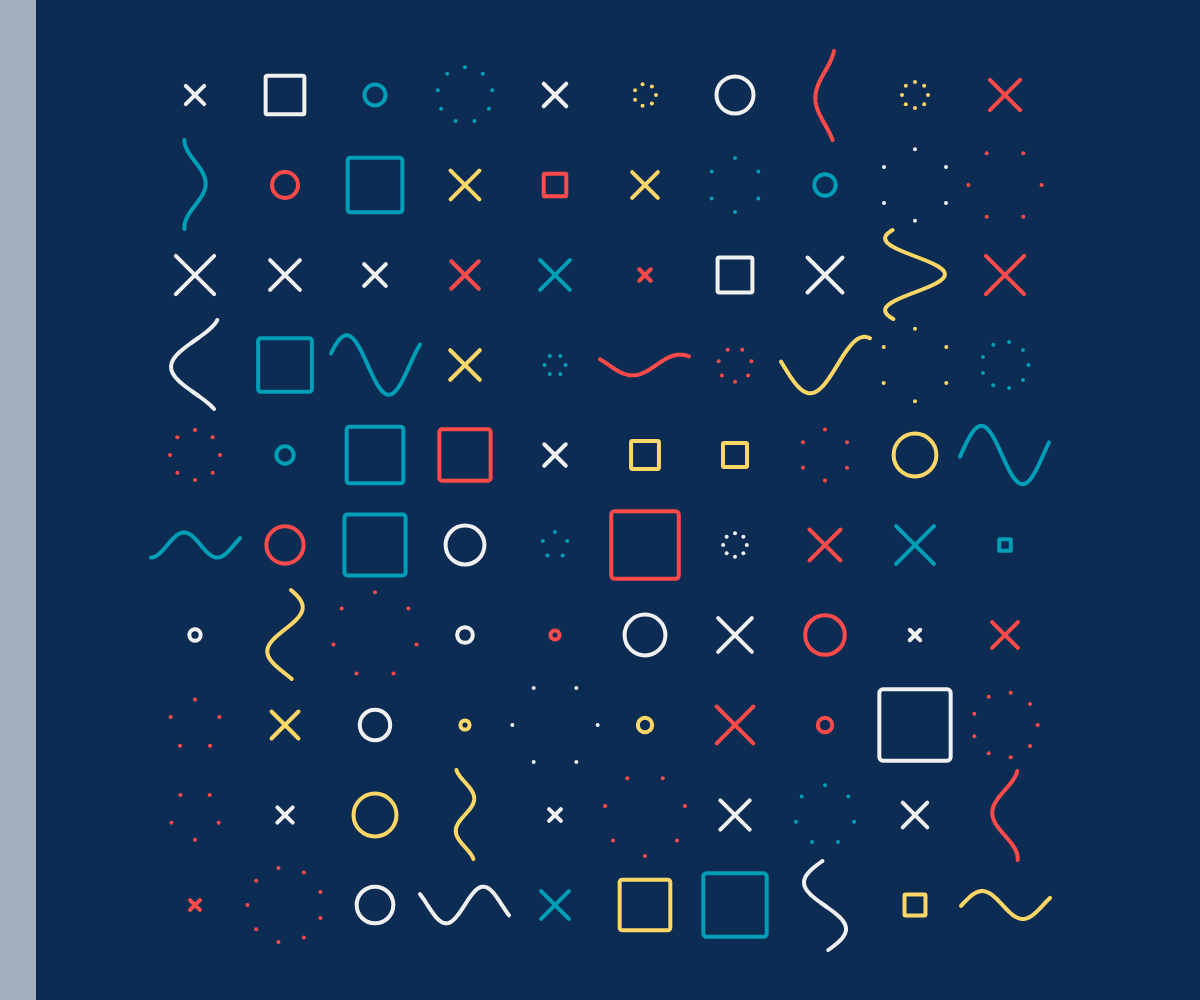
Frame 1 (no input)
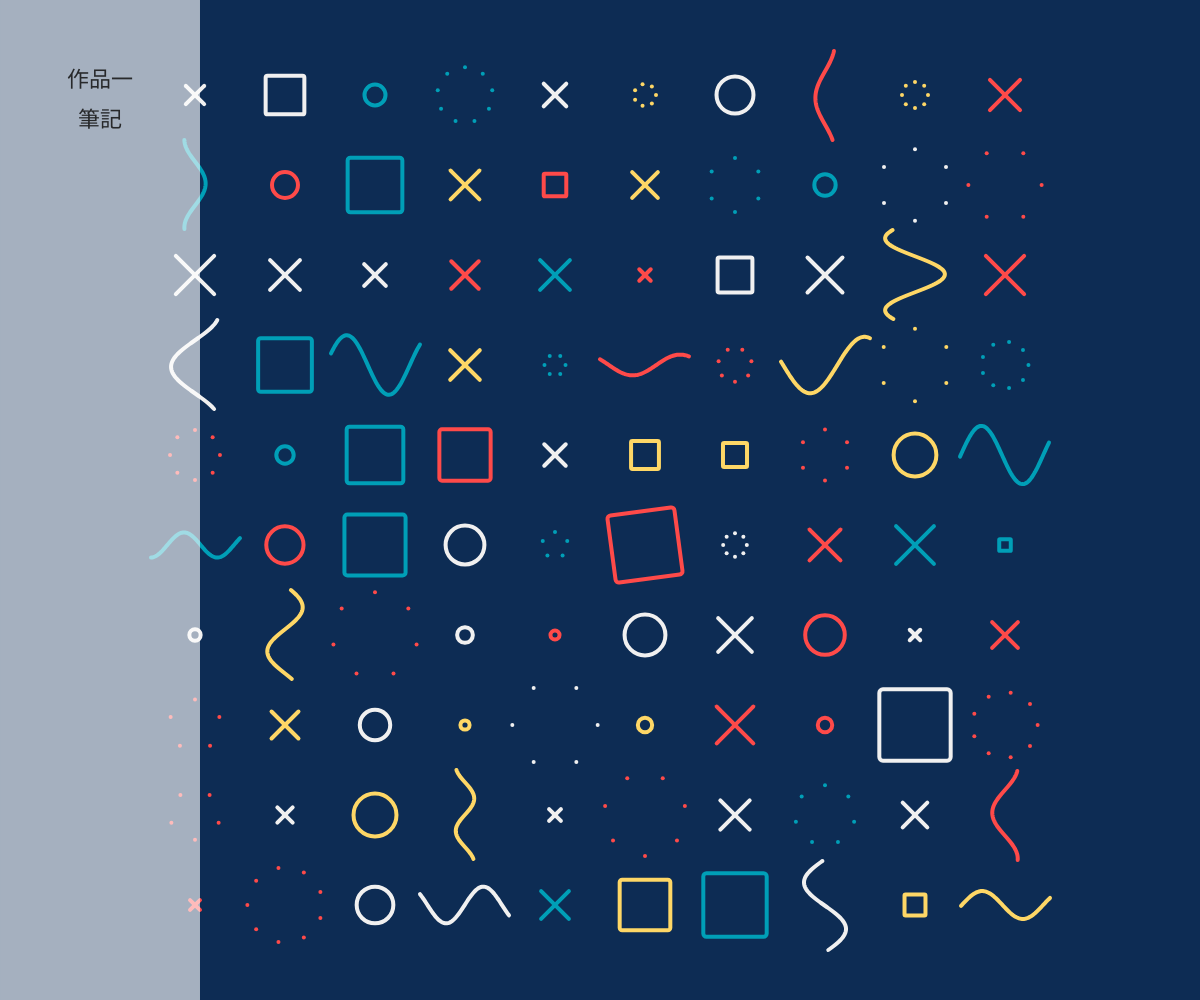
Frame 60 (no input)
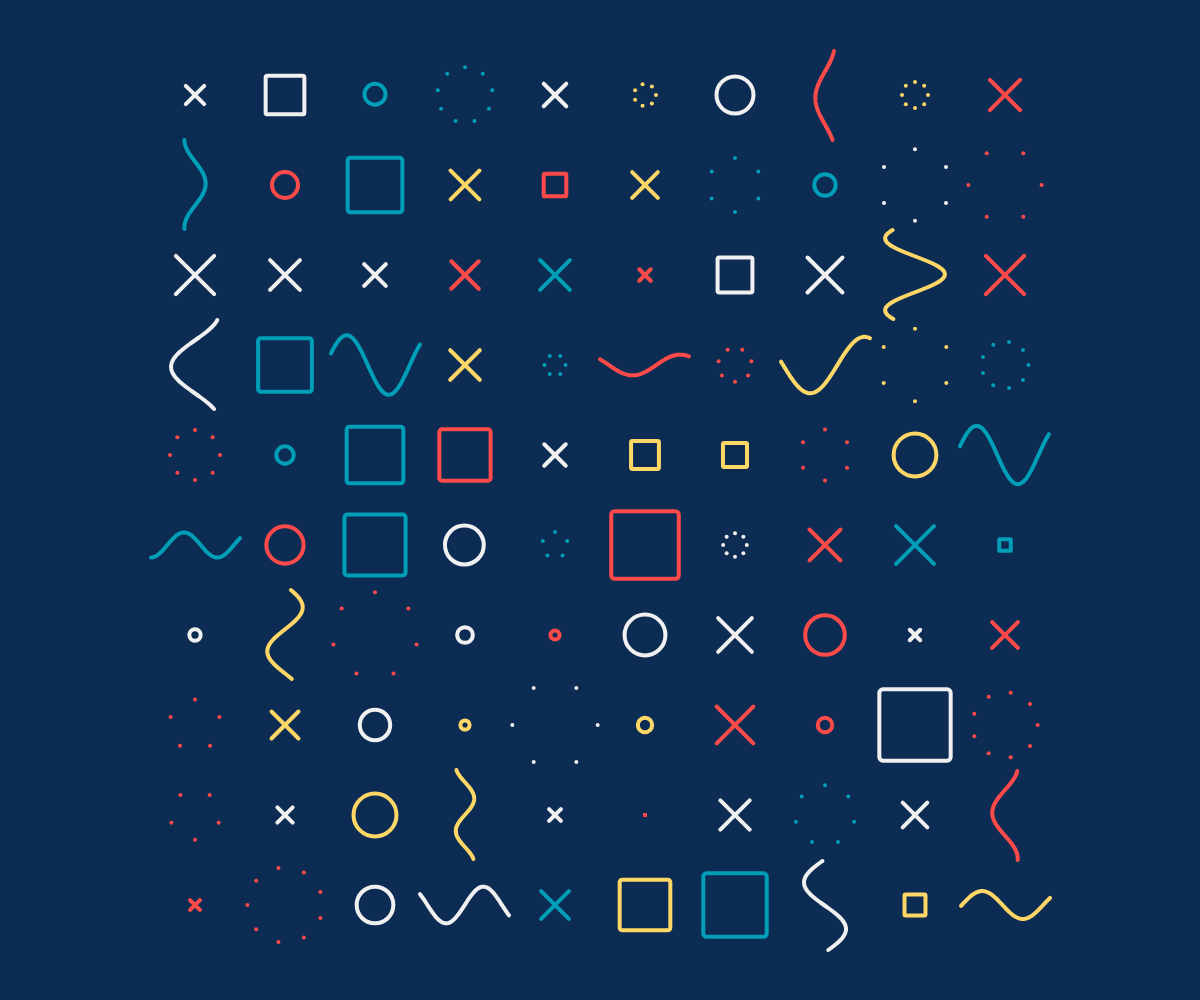
Frame 120 (the mouse pressed at the canvas centre since frame 60)

The p5.js sketch that drew these frames (run headless with seeded random() and noise() and a simulated clock; from frame 60 on, the mouse is pressed at the canvas centre):

// p5.js sketch
// ── sketch.js
let forms = [];
// let es = new p5.Ease();
let es = {
  quadraticInOut(t){
    return t < 0.5 ? 2 * t * t : -1 + (4 - 2 * t) * t;
  },
  quadraticIn(t){
    return t * t;
  },
  backInOut(t){
    const s = 1.70158 * 1.525;
    if (t < 0.5) {
      const p = 2 * t;
      return 0.5 * (p * p * ((s + 1) * p - s));
    } else {
      const p = 2 * t - 2;
      return 0.5 * (p * p * ((s + 1) * p + s) + 2);
    }
  }
};
let colors = ["#fe4a49", "#fed766", "#009fb7", "#f0f0f0"];

// 左側滑入半透明方塊
let leftPanel;

// overlay DOM 相關
let overlayEl = null;

class LeftPanel {
  constructor(h){
    this.w = 200;            // 固定寬度 200
    this.h = h;
    this.x = -this.w;       // 初始隱藏在左側外面
    this.targetX = -this.w;
    this.speed = 0.18;      // 插值速度（數值越大越快）
    this.alpha = 160;       // 半透明

    // 連結設定：第一個為作品一，第二個為筆記
    this.links = [
      { label: "作品一", url: "https://414730431tku-eng.github.io/20251014/" },
      { label: "筆記", url: "https://hackmd.io/@xJbStK8iScy5bAygweCuHA/ByIlt_J3ll" }
    ];
    this.linkRects = []; // 每幀繪製時更新，供點擊檢測使用
    this.textSize = 22;  // 文字大小（可調）
    this.topOffset = 70; // 第一個連結距離上方 70px
    this.lineSpacing = 18; // 兩連結之間間距
  }

  open(){
    this.targetX = 0;
  }

  close(){
    this.targetX = -this.w;
  }

  // 判斷滑鼠是否在面板範圍內（以目前 x 位置計算）
  contains(mx, my){
    return mx >= this.x && mx <= this.x + this.w && my >= 0 && my <= this.h;
  }

  // 取得指定位置上的連結索引（若無則回傳 -1）
  getLinkAt(mx, my){
    for (let i = 0; i < this.linkRects.length; i++){
      const r = this.linkRects[i];
      if (mx >= r.x && mx <= r.x + r.w && my >= r.y && my <= r.y + r.h) return i;
    }
    return -1;
  }

  // 面板被點擊時呼叫（若點到連結則開啟 overlay）
  onClickAt(mx, my){
    const idx = this.getLinkAt(mx, my);
    if (idx >= 0){
      openOverlay(this.links[idx].label, this.links[idx].url);
    }
  }

  update(){
    this.x = lerp(this.x, this.targetX, this.speed);
  }

  resize(h){
    this.h = h;
  }

  show(){
    push();
    noStroke();
    rectMode(CORNER);     // 以左上角為座標繪製
    fill(255, this.alpha); // 白色半透明，可改成其他顏色
    rect(this.x, 0, this.w, this.h);

    // 繪製可點擊文字（置中、放大、第一個距離上方70px）
    fill(20, 220); // 深色半透明文字
    noStroke();
    textAlign(CENTER, TOP);
    textSize(this.textSize);

    // 建立 linkRects
    this.linkRects = [];
    for (let i = 0; i < this.links.length; i++){
      const ty = this.topOffset + i * (this.textSize + this.lineSpacing);
      const tx = this.x + this.w * 0.5;
      // 只有當面板部分可見時才畫文字
      if (this.x + this.w > 0) {
        text(this.links[i].label, tx, ty);
      }
      // 將可點擊區域記錄為整個面板寬度內、文字高度範圍
      const rectX = this.x;
      const rectY = ty;
      const rectW = this.w;
      const rectH = this.textSize + 8; // 文字高度 + padding
      this.linkRects.push({ x: rectX, y: rectY, w: rectW, h: rectH });
    }

    pop();
  }

  run(){
    this.update();
    this.show();
  }
}

// 建立並置中格子
function createForms(){
    forms = [];
    let seg = 10;
    let gridSize = min(width, height) * 0.9; // 使用視窗短邊的 90%
    let w = gridSize / seg;
    let startX = (width - gridSize) / 2 + w/2;
    let startY = (height - gridSize) / 2 + w/2;
    for (let i = 0; i < seg; i++) {
        for (let j = 0; j < seg; j++) {
            let x = startX + i * w;
            let y = startY + j * w;
            let rnd = int(random(5)+1);
            let off = 0;
            if(rnd == 1){
                forms.push(new Form01(x, y, w - off));
            }
            else if(rnd == 2){
                forms.push(new Form02(x, y, w - off));
            }
            else if(rnd == 3){
                forms.push(new Form03(x, y, w - off));
            }
            else if(rnd == 4){
                forms.push(new Form04(x, y, w - off));
            }
            else if(rnd == 5){
                forms.push(new Form05(x, y, w - off));
            }
        }
    }
}

function setup() {
    createCanvas(windowWidth, windowHeight);
    rectMode(CENTER);
    strokeWeight(4);
    createForms();

    leftPanel = new LeftPanel(height); // 建立左側面板
}

function windowResized(){
    resizeCanvas(windowWidth, windowHeight);
    createForms();
    if (leftPanel) leftPanel.resize(height);
    // 若 overlay 存在，重新調整大小
    if (overlayEl) adjustOverlaySize();
}

function draw() {
    background("#0d2c54"); // 背景填滿整個畫布
    for(let f of forms){
        f.run();
    }

    // 判斷滑鼠是否在面板範圍內（panel.x 會根據動畫變動）
    let hoveringPanel = leftPanel.contains(mouseX, mouseY);

    // 若滑鼠靠近左邊界或在面板上，開啟面板；否則收回
    if (mouseX <= 2 || hoveringPanel) {
      leftPanel.open();
    } else {
      leftPanel.close();
    }

    // 繪製面板（置於最上層）
    leftPanel.run();

    // 判斷是否在 link 上（linkRects 在 show() 中已更新）
    let hoveringLink = leftPanel.getLinkAt(mouseX, mouseY) >= 0;

    // 改變滑鼠游標提示（當在面板或連結上時顯示 pointer）
    if (hoveringLink) cursor(HAND);
    else if (hoveringPanel) cursor(HAND);
    else cursor(ARROW);
}

// 處理滑鼠點擊：若在面板的連結上則開啟連結（overlay）
function mousePressed(){
  if (leftPanel) {
    leftPanel.onClickAt(mouseX, mouseY);
  }
}

// 建立 overlay (遮罩 + iframe)
// title 參數目前未顯示在畫面上，但保留以備擴充
function openOverlay(title, url){
  // 若已存在則不再建立
  if (overlayEl) return;

  // 建立遮罩層
  overlayEl = document.createElement("div");
  overlayEl.style.position = "fixed";
  overlayEl.style.left = "0";
  overlayEl.style.top = "0";
  overlayEl.style.width = "100%";
  overlayEl.style.height = "100%";
  overlayEl.style.background = "rgba(0,0,0,0.6)";
  overlayEl.style.display = "flex";
  overlayEl.style.alignItems = "center";
  overlayEl.style.justifyContent = "center";
  overlayEl.style.zIndex = "9999";

  // 按下遮罩空白處關閉 overlay
  overlayEl.addEventListener("click", function(e){
    if (e.target === overlayEl) closeOverlay();
  });

  // 建立容器（避免點擊傳遞到遮罩）
  const container = document.createElement("div");
  container.style.position = "relative";
  container.style.width = Math.floor(window.innerWidth * 0.8) + "px";
  container.style.height = Math.floor(window.innerHeight * 0.8) + "px";
  container.style.boxShadow = "0 8px 30px rgba(0,0,0,0.5)";
  container.style.background = "#fff";
  container.style.borderRadius = "4px";
  container.style.overflow = "hidden";
  container.addEventListener("click", function(e){ e.stopPropagation(); });

  // 建立 iframe
  const iframe = document.createElement("iframe");
  iframe.src = url;
  iframe.style.width = "100%";
  iframe.style.height = "100%";
  iframe.style.border = "0";
  iframe.style.display = "block";
  container.appendChild(iframe);

  // 建立關閉按鈕
  const closeBtn = document.createElement("button");
  closeBtn.textContent = "✕";
  closeBtn.title = "關閉";
  closeBtn.style.position = "absolute";
  closeBtn.style.right = "8px";
  closeBtn.style.top = "8px";
  closeBtn.style.zIndex = "2";
  closeBtn.style.background = "rgba(0,0,0,0.6)";
  closeBtn.style.color = "#fff";
  closeBtn.style.border = "none";
  closeBtn.style.width = "32px";
  closeBtn.style.height = "32px";
  closeBtn.style.borderRadius = "4px";
  closeBtn.style.cursor = "pointer";
  closeBtn.addEventListener("click", function(e){
    e.stopPropagation();
    closeOverlay();
  });
  container.appendChild(closeBtn);

  overlayEl.appendChild(container);
  document.body.appendChild(overlayEl);
}

// 關閉 overlay
function closeOverlay(){
  if (!overlayEl) return;
  document.body.removeChild(overlayEl);
  overlayEl = null;
}

// 調整 overlay 大小（resize 時呼叫）
function adjustOverlaySize(){
  if (!overlayEl) return;
  const container = overlayEl.firstChild;
  if (!container) return;
  container.style.width = Math.floor(window.innerWidth * 0.8) + "px";
  container.style.height = Math.floor(window.innerHeight * 0.8) + "px";
}

//●
class Form01{
    constructor(x, y, w){
        this.x = x;
        this.y = y;
        this.w = w;
        this.ang = int(random(4)) * TAU/4;
        this.off = 0;
        this.t = -int(random(1500));
        this.t1 = 30;
        this.d = this.w * random(0.1, 0.5);
        this.col = random(colors);
    }

    show(){
        push();
        translate(this.x, this.y);
        rotate(this.ang);
        noFill();
        stroke(this.col);
        circle(this.off, 0, this.d);
        pop();
    }

    move(){
        if(0 < this.t && this.t < this.t1){
            let t = map(this.t, 0, this.t1-1, 0, TAU*6);
            this.off = sin(t)*this.w*0.01;
        }
        this.t ++;
    }

    run(){
        this.show();
        this.move();
        if(this.t1 < this.t){
            this.t = -int(random(1500));
        }
    }
}

//~
class Form02 extends Form01{
    constructor(x, y, w){
        super(x, y, w);
        this.a0 = random(10);
        this.a = this.a0;
        this.t1 = 60;
        this.amp = this.w * random(0.1, 0.4);
        this.mo = random(0.05, 0.1);
    }

    show(){
        push();
        translate(this.x, this.y);
        rotate(this.ang);
        noFill();
        stroke(this.col);
        beginShape();
        for(let y=-this.w/2; y<this.w/2; y++){
            vertex(sin((y*this.mo)+this.a) * this.amp, y);
        }
        endShape();
        pop();
    }

    move(){
        if(0 < this.t && this.t < this.t1){
            let nrm = norm(this.t, 0, this.t1 - 1);
            this.a = lerp(0, TAU, es.quadraticInOut(nrm))+this.a0;
        }
        this.t ++;
    }
}

//□
class Form03 extends Form01{
    constructor(x, y, w){
        super(x, y, w);
        this.t1 = 40;
        this.aa = 0;
        this.pn = random()<0.5 ? -1 : 1;
        this.ww = this.w* random(0.1, 0.8)
    }

    show(){
        push();
        translate(this.x, this.y);
        rotate(this.ang+this.aa);
        noFill();
        stroke(this.col);
        square(0, 0, this.ww, this.ww*0.05);
        pop();
    }

    move(){
        if(0 < this.t && this.t < this.t1){
            let nrm = norm(this.t, 0, this.t1 - 1);
            this.aa = lerp(0, PI*0.5, es.backInOut(nrm))*this.pn;
        }
        
        if(this.t1 < this.t){
            this.pn = random() < 0.5 ? -1 : 1;
        }
        this.t ++;
    }
}

//×
class Form04 extends Form01{
    constructor(x, y, w){
        super(x, y, w);
        this.ll0 = this.w*random(0.1, 0.45);
        this.ll = this.ll0;
    }

    show(){
        push();
        translate(this.x, this.y);
        rotate(this.ang);
        noFill();
        stroke(this.col);
        line(this.ll/2, this.ll/2, -this.ll/2, -this.ll/2);
        line(-this.ll0/2, this.ll0/2, this.ll0/2, -this.ll0/2);
        pop();
    }

    move(){
        if(0 < this.t && this.t < this.t1){
            let nrm = norm(this.t, 0, this.t1 - 1);
            this.ll = lerp(this.ll0, 0, es.quadraticIn(sin((1-nrm)*PI)));
        }

        this.t ++;
    }
}

//…
class Form05 extends Form01{
    constructor(x, y, w){
        super(x, y, w);
        this.num = int(random(5, 10));
        this.d *= 2;
        this.d0 = this.d;
        this.aa = 0;
        this.t1 = 50;

    }

    show(){
        push();
        translate(this.x, this.y);
        rotate(this.ang+this.aa);
        stroke(this.col);
        for(let i=0; i<this.num; i++){
            let a = map(i, 0, this.num, 0, TAU);
            point(this.d * 0.5 * cos(a), this.d * 0.5 * sin(a));
        }
        pop();
    }

    move(){
        if(0 < this.t && this.t < this.t1){
            let nrm = norm(this.t, 0, this.t1 - 1);
            this.d = lerp(this.d0, 0, es.quadraticIn(sin((1-nrm)*PI)));
            this.aa = lerp(0, TAU, nrm);
        }

        this.t ++;
    }
}
